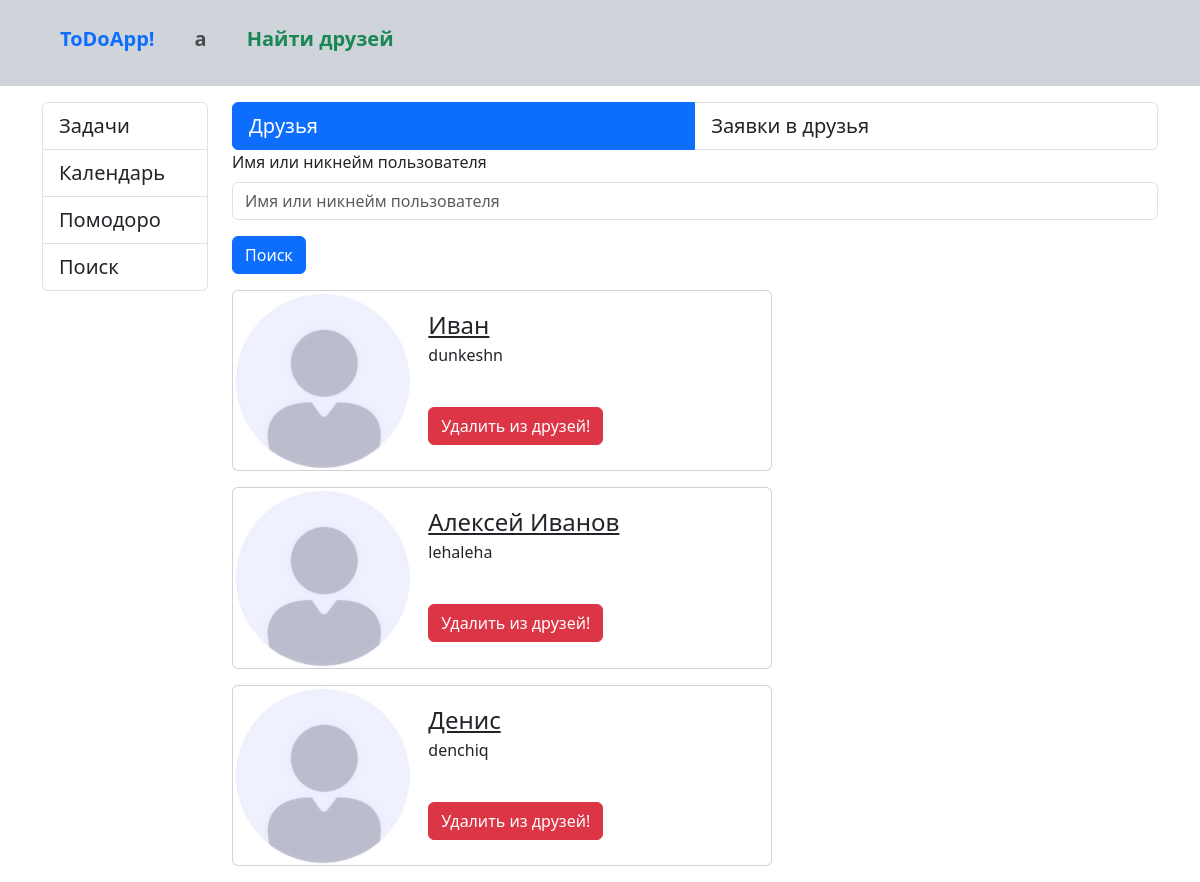
The page /friends/2 (signed in) on the database its author committed.
### core/models.py (models this page shows, shortened)
class Users(AbstractUser):
    first_name = models.CharField(max_length=100,
                                  verbose_name='Имя')
    last_name = models.CharField(max_length=100,
                                 blank=True,
                                 verbose_name='Фамилия')
    username = models.CharField(max_length=100,
                                unique=True,
                                verbose_name='Никнейм')
    email = models.CharField(max_length=100,
                             unique=True,
                             verbose_name='Почта')
    about = models.TextField(blank=True,
                             verbose_name='О себе')
    date_of_birth = models.DateField(null=True,
                                     blank=True,
                                     verbose_name='Дата рождения')
    picture = models.ImageField(upload_to='pictures',
                                null=True,
                                blank=True,
                                default='pictures/default.jpg',
                                verbose_name='Фото')
    friends = models.ManyToManyField('self',
                                     blank=True,
                                     verbose_name='Друзья',
                                     symmetrical=False)
    password = models.CharField(max_length=100,
                                verbose_name='Пароль')
    class Meta:
        verbose_name = 'Пользователь'
        verbose_name_plural = 'Пользователи'
        ordering = ['email']

### core/views.py (the view)
# urls.py: path('friends/<int:user_id>', UserFriends.as_view(), name='user_friends'),
class UserFriends(LoginRequiredMixin,
                     TemplateView):
    template_name = 'core/user_friends.html'
    model = models.Users
    context_object_name = 'user_friends'
    def get_filters(self):
        return filters.Users(self.request.GET)
    def get_queryset(self):
        return self.get_filters().qs
    def get_context_data(self, *, object_list=None, **kwargs):
        context = super().get_context_data()
        user_id = self.kwargs.get('user_id')
        user = models.Users.objects.get(
            id=user_id)
        friends = user.friends.all()
        context['authuser'] = self.request.user
        context['user'] = user
        context['users'] = self.get_queryset().filter(id__in=friends.values_list('id', flat=True))
        context['filters'] = self.get_filters()
        return context

### core/templates/core/user_friends.html (shortened to what this page needs)
{% extends "base.html" %}
{% load django_bootstrap5 %}
{% block sidebar %}
<div class="col-md-2">
    <div class="list-group">
        <a type="button" href="{% url 'tasks' %}" class="list-group-item list-group-item-action fs-5">Задачи</a>
        <a type="button" href="{% url 'calendar' %}" class="list-group-item list-group-item-action fs-5">Календарь</a>
        <a type="button" href="{% url 'pomodoro' %}" class="list-group-item list-group-item-action fs-5">Помодоро</a>
        <a type="button" href="{% url 'search' %}" class="list-group-item list-group-item-action fs-5">Поиск</a>
    </div>
</div>
{% endblock %}
{% block content %}
<div class="col-md-10">
    <div class="list-group list-group-horizontal">
        <a type="button" href="{% url 'user_friends' user.id %}" class="list-group-item list-group-item-action active fs-5">Друзья</a>
        <a type="button" href="{% url 'user_invites' user.id %}" class="list-group-item list-group-item-action fs-5">Заявки в друзья</a>
    </div>
    <div class="mb-3">
        <form method="get">
            {% bootstrap_form filters.form %}
            <button type="submit" class="btn btn-primary">Поиск</button>
        </form>
    </div>
    {% for user in users %}
    <div class="card mb-3" style="max-width: 540px;">
        <div class="row g-0">
            <div class="col-md-4">
                <img src="{{ user.picture.url }}" class="img-fluid rounded-start" alt="someone">
            </div>
            <div class="col-md-8">
                <div class="card-body">
                    <a href="{% url 'profile' user.id %}" class="card-title fs-4">{{ user.first_name }} {{ user.last_name }}</a>
                    <p class="card-text">{{ user.username }}</p>
                    <a href="{% url 'delete_friend' user.id %}" type="button" class="btn btn-danger mt-4">Удалить из друзей!</a>
                </div>
            </div>
        </div>
    </div>
    {% endfor %}
</div>
{% endblock %}

### templates/inc/_navbar.html (shortened to what this page needs)
<nav class="pt-3 pb-4 navbar navbar-expand-lg bg-dark-subtle">
    <div class="container-fluid ms-5">
        <a class="navbar-brand text-primary fw-bolder" href="{% url 'home' %}">ToDoApp!</a>
        <div class="collapse navbar-collapse ms-3 fs-5 text-dark" id="navbarSupportedContent">
            <ul class="navbar-nav me-auto mb-2 mb-lg-0">
                <li class="nav-item dropdown">
                    <a class="nav-link fw-bolder" href="#" role="button" data-bs-toggle="dropdown"
                       aria-expanded="false">
                        {{ authuser.username }}
                    </a>
                </li>
                <a class="nav-link ms-4 fw-bolder text-success" href="{% url 'find_friends' %}">Найти друзей</a>
            </ul>
        </div>
    </div>
</nav>

### rows shown on the page
Users: username "a"
Users: picture (placeholder picture), first_name "Иван", username "dunkeshn"
Users: picture (placeholder picture), first_name "Алексей", last_name "Иванов", username "lehaleha"
Users: picture (placeholder picture), first_name "Денис", username "denchiq"
